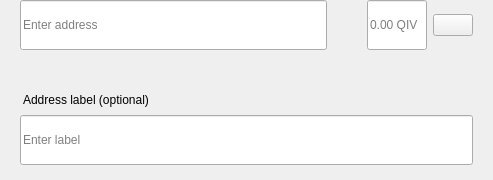
<?xml version="1.0" encoding="UTF-8"?>
<ui version="4.0">
 <class>SendMultiRow</class>
 <widget class="QWidget" name="SendMultiRow">
  <property name="geometry">
   <rect>
    <x>0</x>
    <y>0</y>
    <width>493</width>
    <height>180</height>
   </rect>
  </property>
  <property name="minimumSize">
   <size>
    <width>0</width>
    <height>0</height>
   </size>
  </property>
  <property name="maximumSize">
   <size>
    <width>16777215</width>
    <height>16777215</height>
   </size>
  </property>
  <property name="windowTitle">
   <string>Form</string>
  </property>
  <layout class="QVBoxLayout" name="verticalLayout_3">
   <property name="spacing">
    <number>0</number>
   </property>
   <property name="leftMargin">
    <number>0</number>
   </property>
   <property name="topMargin">
    <number>0</number>
   </property>
   <property name="rightMargin">
    <number>20</number>
   </property>
   <property name="bottomMargin">
    <number>5</number>
   </property>
   <item alignment="Qt::AlignTop">
    <widget class="QWidget" name="widget" native="true">
     <property name="sizePolicy">
      <sizepolicy hsizetype="Expanding" vsizetype="Maximum">
       <horstretch>0</horstretch>
       <verstretch>0</verstretch>
      </sizepolicy>
     </property>
     <property name="minimumSize">
      <size>
       <width>0</width>
       <height>60</height>
      </size>
     </property>
     <property name="maximumSize">
      <size>
       <width>16777215</width>
       <height>85</height>
      </size>
     </property>
     <layout class="QHBoxLayout" name="horizontalLayout" stretch="6,0,2">
      <property name="spacing">
       <number>0</number>
      </property>
      <property name="leftMargin">
       <number>8</number>
      </property>
      <property name="topMargin">
       <number>0</number>
      </property>
      <property name="rightMargin">
       <number>0</number>
      </property>
      <property name="bottomMargin">
       <number>0</number>
      </property>
      <item alignment="Qt::AlignTop">
       <widget class="QStackedWidget" name="stackedAddress">
        <property name="minimumSize">
         <size>
          <width>0</width>
          <height>50</height>
         </size>
        </property>
        <property name="maximumSize">
         <size>
          <width>16777215</width>
          <height>50</height>
         </size>
        </property>
        <widget class="QWidget" name="page_4">
         <property name="sizePolicy">
          <sizepolicy hsizetype="Expanding" vsizetype="Preferred">
           <horstretch>0</horstretch>
           <verstretch>0</verstretch>
          </sizepolicy>
         </property>
         <property name="minimumSize">
          <size>
           <width>0</width>
           <height>50</height>
          </size>
         </property>
         <property name="maximumSize">
          <size>
           <width>16777215</width>
           <height>55</height>
          </size>
         </property>
         <layout class="QVBoxLayout" name="verticalLayout_7">
          <property name="spacing">
           <number>0</number>
          </property>
          <property name="leftMargin">
           <number>12</number>
          </property>
          <property name="topMargin">
           <number>0</number>
          </property>
          <property name="rightMargin">
           <number>0</number>
          </property>
          <property name="bottomMargin">
           <number>0</number>
          </property>
          <item>
           <widget class="QLineEdit" name="lineEditAddress">
            <property name="minimumSize">
             <size>
              <width>0</width>
              <height>50</height>
             </size>
            </property>
            <property name="maximumSize">
             <size>
              <width>16777215</width>
              <height>50</height>
             </size>
            </property>
            <property name="placeholderText">
             <string>Enter address</string>
            </property>
           </widget>
          </item>
         </layout>
        </widget>
        <widget class="QWidget" name="page_3"/>
       </widget>
      </item>
      <item>
       <spacer name="horizontalSpacer_3">
        <property name="orientation">
         <enum>Qt::Horizontal</enum>
        </property>
        <property name="sizeType">
         <enum>QSizePolicy::Fixed</enum>
        </property>
        <property name="sizeHint" stdset="0">
         <size>
          <width>40</width>
          <height>20</height>
         </size>
        </property>
       </spacer>
      </item>
      <item>
       <layout class="QHBoxLayout" name="horizontalLayout_2">
        <property name="spacing">
         <number>6</number>
        </property>
        <item alignment="Qt::AlignTop">
         <widget class="QLineEdit" name="lineEditAmount">
          <property name="sizePolicy">
           <sizepolicy hsizetype="Expanding" vsizetype="Preferred">
            <horstretch>0</horstretch>
            <verstretch>0</verstretch>
           </sizepolicy>
          </property>
          <property name="minimumSize">
           <size>
            <width>0</width>
            <height>50</height>
           </size>
          </property>
          <property name="maximumSize">
           <size>
            <width>16777215</width>
            <height>50</height>
           </size>
          </property>
          <property name="maxLength">
           <number>17</number>
          </property>
          <property name="alignment">
           <set>Qt::AlignLeading|Qt::AlignLeft|Qt::AlignVCenter</set>
          </property>
          <property name="placeholderText">
           <string notr="true">0.00 QIV</string>
          </property>
         </widget>
        </item>
        <item>
         <layout class="QVBoxLayout" name="verticalLayout">
          <property name="topMargin">
           <number>14</number>
          </property>
          <property name="bottomMargin">
           <number>0</number>
          </property>
          <item alignment="Qt::AlignTop">
           <widget class="QPushButton" name="btnMenu">
            <property name="minimumSize">
             <size>
              <width>0</width>
              <height>0</height>
             </size>
            </property>
            <property name="maximumSize">
             <size>
              <width>16777215</width>
              <height>16777215</height>
             </size>
            </property>
            <property name="focusPolicy">
             <enum>Qt::NoFocus</enum>
            </property>
            <property name="text">
             <string/>
            </property>
           </widget>
          </item>
         </layout>
        </item>
       </layout>
      </item>
     </layout>
    </widget>
   </item>
   <item>
    <widget class="QWidget" name="layoutLabel" native="true">
     <property name="minimumSize">
      <size>
       <width>0</width>
       <height>0</height>
      </size>
     </property>
     <property name="maximumSize">
      <size>
       <width>16777215</width>
       <height>16777215</height>
      </size>
     </property>
     <layout class="QVBoxLayout" name="verticalLayout_9">
      <property name="spacing">
       <number>6</number>
      </property>
      <property name="leftMargin">
       <number>20</number>
      </property>
      <property name="topMargin">
       <number>0</number>
      </property>
      <property name="rightMargin">
       <number>0</number>
      </property>
      <property name="bottomMargin">
       <number>10</number>
      </property>
      <item>
       <spacer name="verticalSpacer">
        <property name="orientation">
         <enum>Qt::Vertical</enum>
        </property>
        <property name="sizeType">
         <enum>QSizePolicy::Fixed</enum>
        </property>
        <property name="sizeHint" stdset="0">
         <size>
          <width>20</width>
          <height>20</height>
         </size>
        </property>
       </spacer>
      </item>
      <item>
       <widget class="QLabel" name="labelSubtitleDescription">
        <property name="styleSheet">
         <string notr="true">margin-bottom:2px;
margin-left:0.05px;
padding:0px;</string>
        </property>
        <property name="text">
         <string>Address label (optional)</string>
        </property>
       </widget>
      </item>
      <item>
       <widget class="QLineEdit" name="lineEditDescription">
        <property name="minimumSize">
         <size>
          <width>0</width>
          <height>50</height>
         </size>
        </property>
        <property name="maximumSize">
         <size>
          <width>16777215</width>
          <height>50</height>
         </size>
        </property>
        <property name="placeholderText">
         <string>Enter label</string>
        </property>
       </widget>
      </item>
     </layout>
    </widget>
   </item>
  </layout>
 </widget>
 <resources/>
 <connections/>
</ui>
